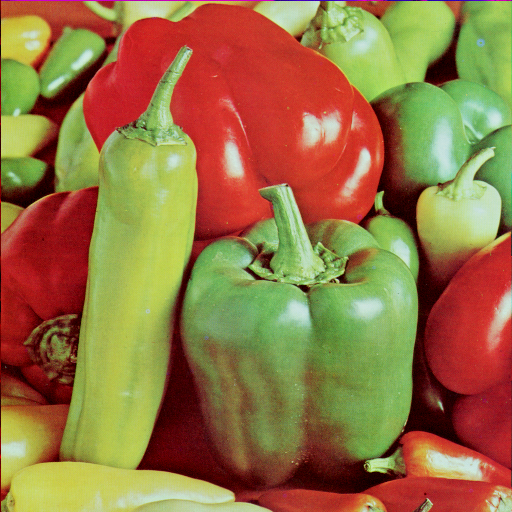
#> input picture Visão Computacional com Aprendizado Profundo/imgs/peppers.png, 512 x 512 px
$ jupyter execute --allow-errors 'Exercício_Avaliativo_02.ipynb'
#> lines starting #> are read from the running program, lines starting #| are printed output that depends on the picture
#> further down, img is the input picture: shape (512, 512, 3); mean B, G, R 66.5, 115.6, 149.8
# Visão Computacional com Aprendizado Profundo

# Exercício Avaliativo nº 2

Esse exercício possui valor de 10 pontos na disciplina. Vocês irão encontrar 3 questões, façam elas nos campos de código indicados, sem remover nenhum campo de texto ou adicionar novos campos de código.

**COM EXCEÇÃO DA FUNÇÃO IMSHOW, NÃO É PERMITIDO USAR NENHUMA FUNÇÃO PRONTA DO OPENCV, EXCETO QUANDO EXPLICITADO**

[cell 1]
import cv2
import numpy as np
# from google.colab.patches import cv2_imshow
from sklearn.datasets import fetch_olivetti_faces

[cell 2]
import cv2
from matplotlib import pyplot as plt
def cv2_imshow(img):
    img_rgb = cv2.cvtColor(img, cv2.COLOR_BGR2RGB)
    plt.imshow(img_rgb)
    plt.axis('off')
    plt.show()

### Questão nº 01 (3 pts)

Nesta questão, você deve implementar o descritor de imagens LBP, explicado no vídeo da semana e nos slides "Aula 4 - *Pipeline* Clássico de Tarefas de Visão Computacional".

[cell 3]
def local_binary_pattern(img):
    img_g = None
    # Se a imagem for colorida, converte para cinza
    if len(img.shape) == 3:
        img_g = cv2.cvtColor(img, cv2.COLOR_BGR2GRAY)
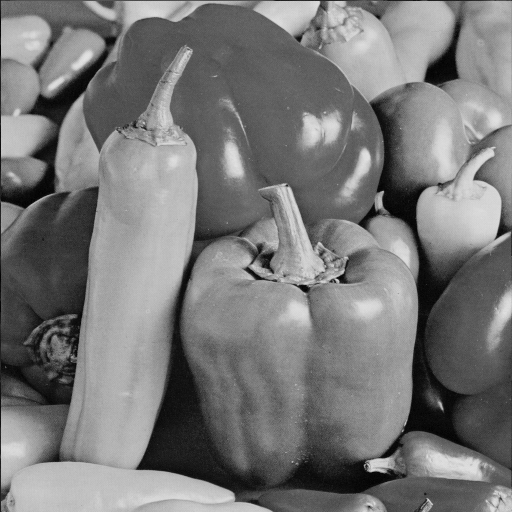
#> img_g: shape (512, 512); min 0, max 228, mean 120.2
        # Se já for cinza, apenas a copia
    else:
        img_g = img.copy()

    shape_img = img_g.shape # Altura e largura (cinza)
#> shape_img = (512, 512)
    # cv2_imshow(img_g)
    # print(shape_img)
    lbp_image = np.zeros_like(img_g)
    # print(lbp_image)
    # Começando em 1 porque é o centro do primeiro 3x3
    for i in range(1, shape_img[0] - 1):
        for j in range(1, shape_img[1] - 1):
            center_image = img_g[i, j] # Centro do 3x3
            binary = ''
            binary += '1' if img_g[i-1, j-1] >= center_image else '0'
            binary += '1' if img_g[i-1, j]   >= center_image else '0'
            binary += '1' if img_g[i-1, j+1] >= center_image else '0'
            binary += '1' if img_g[i,   j+1] >= center_image else '0'
            binary += '1' if img_g[i+1, j+1] >= center_image else '0'
            binary += '1' if img_g[i+1, j]   >= center_image else '0'
            binary += '1' if img_g[i+1, j-1] >= center_image else '0'
            binary += '1' if img_g[i,   j-1] >= center_image else '0'

            # Convertendo de binario para inteiro
            lbp_image[i, j] = int(binary, 2)
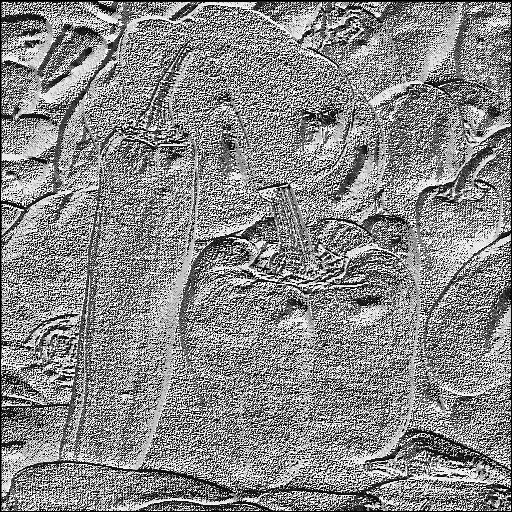
#> lbp_image: shape (512, 512); min 0, max 255, mean 135.6
            # print(lbp_image[i,j])

    # print(lbp_image.size)

    #Contando quantos valores aparecem pra cada intensidade
    # (ou seja, quantos 0, quantos 1 etc)
    histogram, _ = np.histogram(lbp_image.ravel(), bins=256, range=(0, 256))
#> histogram = 256 values, max 23286 at index 255, min 127 at index 51, mean 1024

    # Devolvendo as probabilidades de cada intensidade de cor
    histogram = histogram / histogram.sum()
#> histogram = 256 values, max 0.0888 at index 255, min 0.000484 at index 51, mean 0.00391

    return lbp_image, histogram


img = cv2.imread('imgs/peppers.png')

img_lbp, lbp = local_binary_pattern(img)
#> lbp has the same summary as histogram in local_binary_pattern

# Mostrando o retorno da imagem do lbp
cv2_imshow(img_lbp)

$ run again, with Visão Computacional com Aprendizado Profundo/imgs/apple.png copied over Visão Computacional com Aprendizado Profundo/imgs/peppers.png
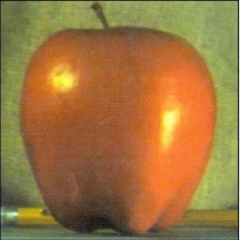
#> input picture Visão Computacional com Aprendizado Profundo/imgs/apple.png, 240 x 240 px
#> img is the input picture: shape (240, 240, 3); mean B, G, R 63.6, 117.3, 157.2
#> in local_binary_pattern, `img_g = cv2.cvtColor(img, cv2.COLOR_BGR2GRAY)`:
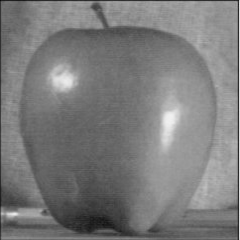
#> img_g: shape (240, 240); min 10, max 241, mean 123.1
#> after the loop in local_binary_pattern, `for i in range(1, shape_img[0] - 1):`:
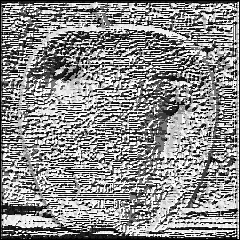
#> lbp_image: shape (240, 240); min 0, max 255, mean 139
#> in local_binary_pattern, `histogram, _ = np.histogram(lbp_image.ravel(), bins=256, range=(0, 256))`: histogram = 256 values, max 4684 at index 255, min 0 at index 42, mean 225
#> in local_binary_pattern, `histogram = histogram / histogram.sum()`: histogram = 256 values, max 0.0813 at index 255, min 0 at index 42, mean 0.00391
#> lbp has the same summary as histogram in local_binary_pattern
